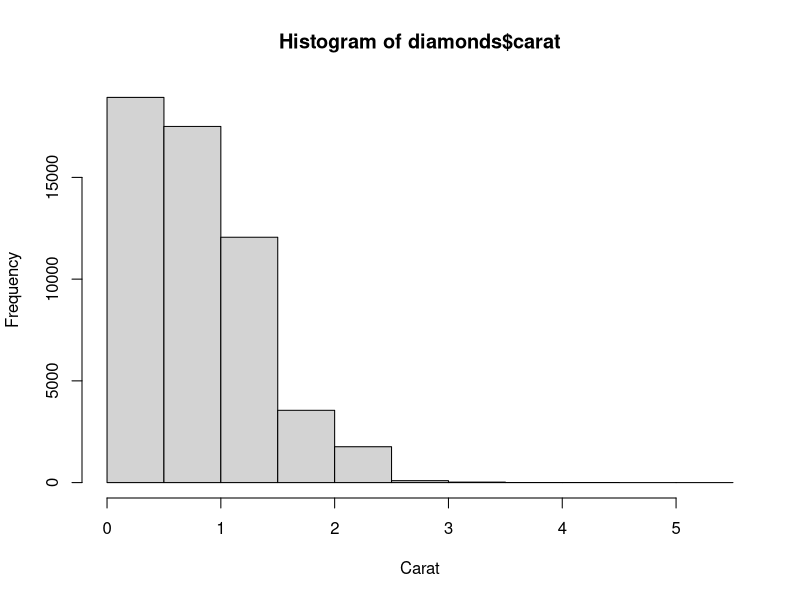
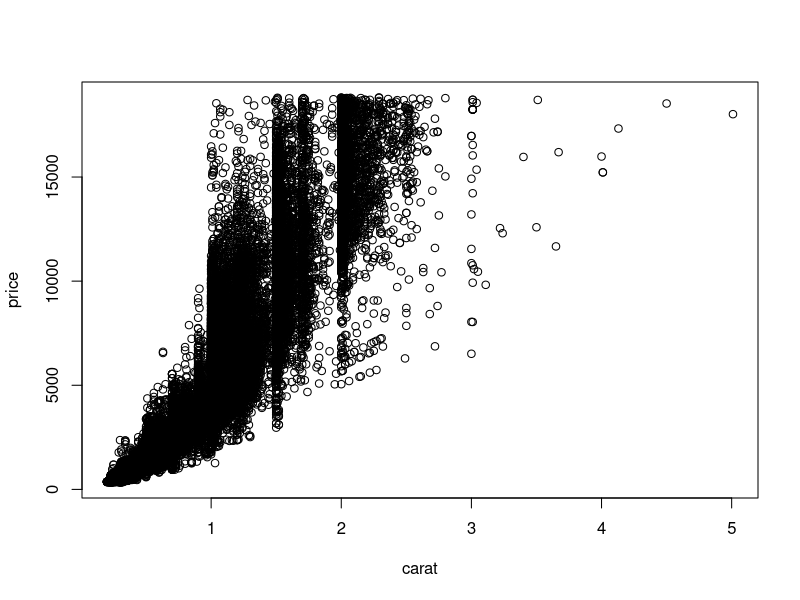
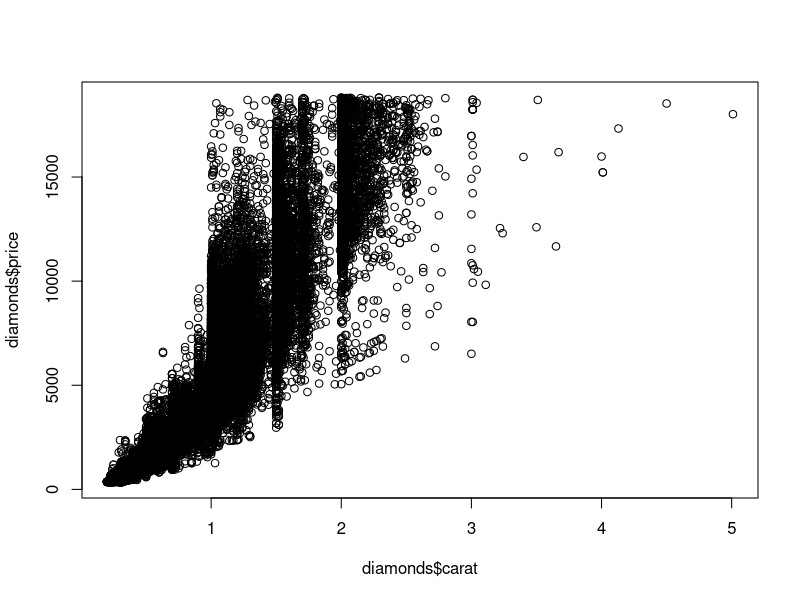
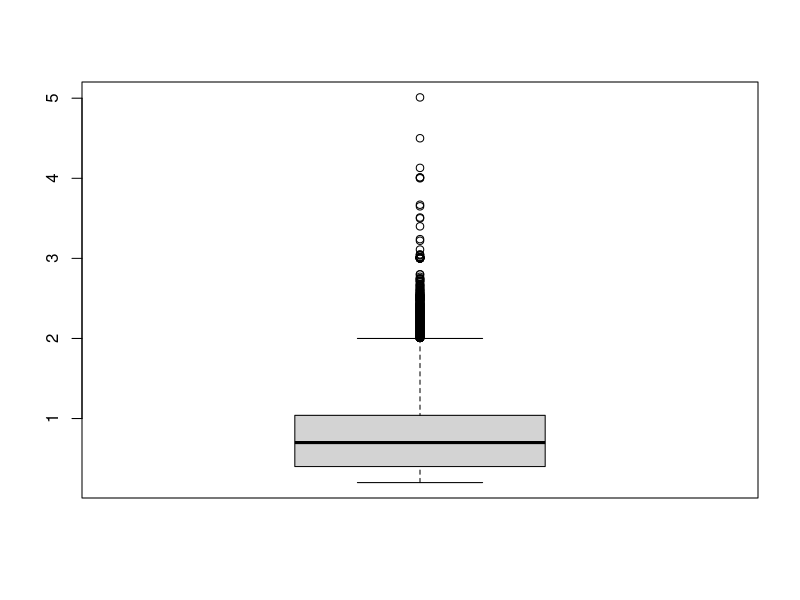
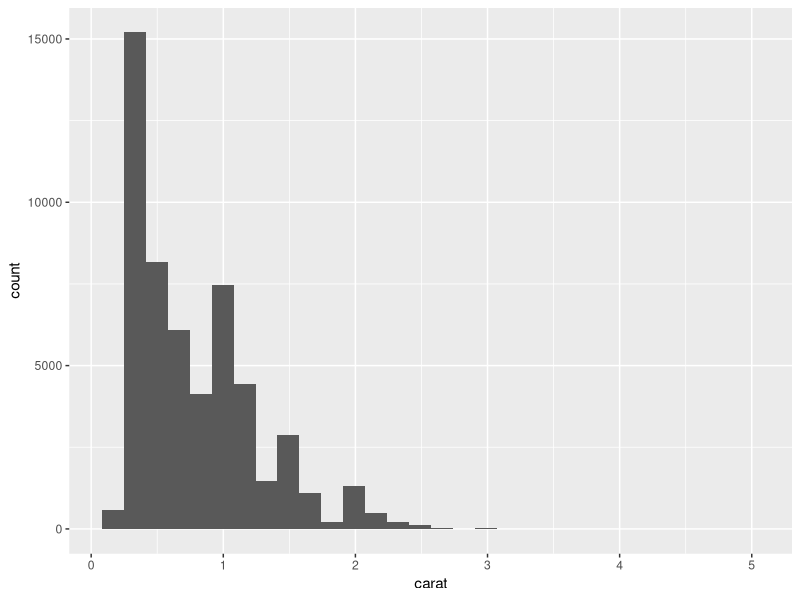
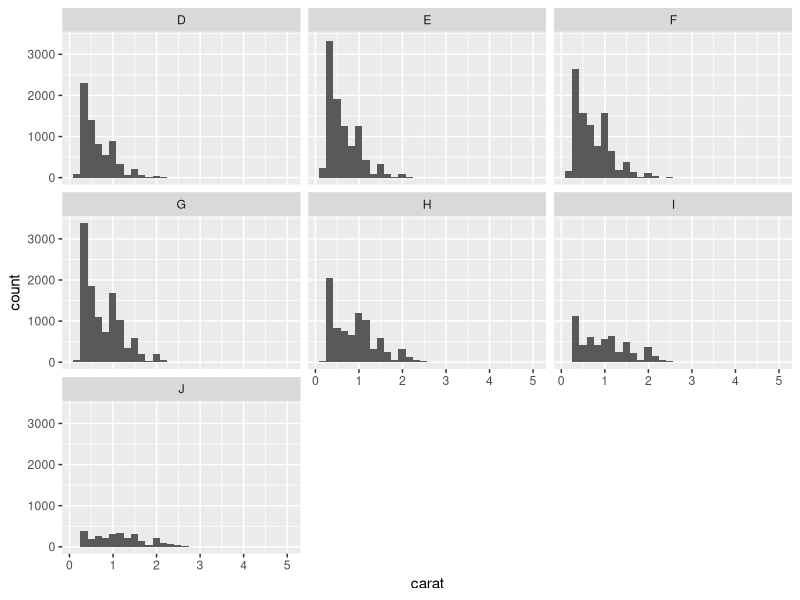
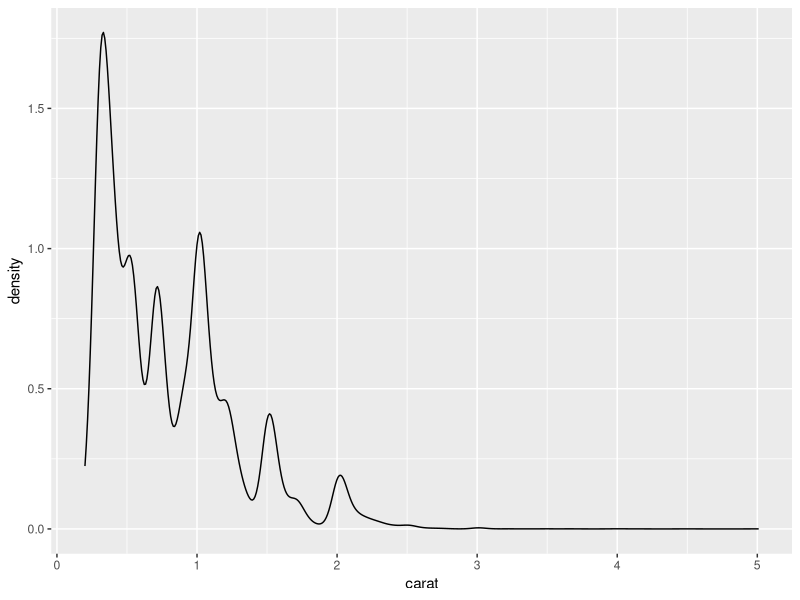
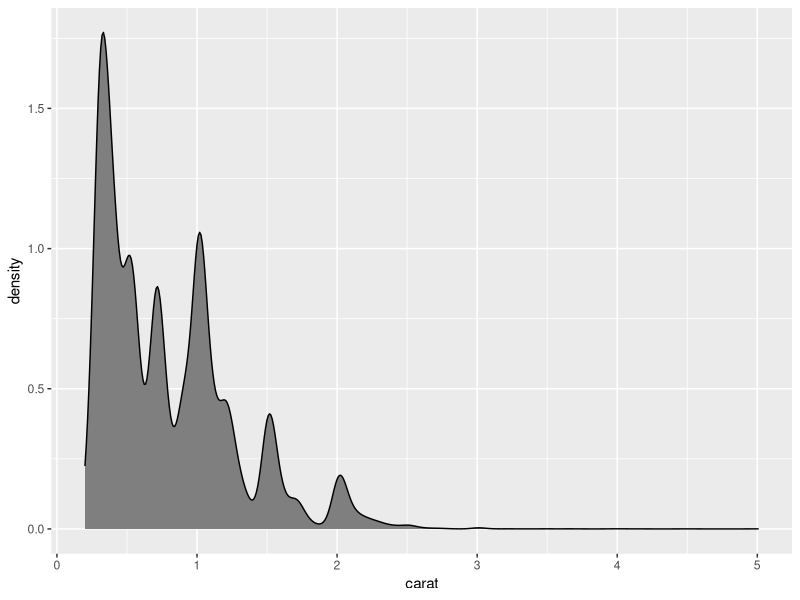

Write the R code that produced these figures, in order.
require(ggplot2)
data("diamonds")
head(diamonds)
hist(diamonds$carat, xlab = "Carat")


plot(price ~ carat, data = diamonds)
plot(diamonds$carat, diamonds$price)


boxplot(diamonds$carat)

ggplot(data = diamonds) + geom_histogram(aes(x = carat))
ggplot(data = diamonds) + geom_histogram(aes(x = carat)) + facet_wrap(~color)

ggplot(data = diamonds) + geom_density(aes(x = carat))
ggplot(data = diamonds) + geom_density(aes(x = carat),fill = "grey50")

ggplot(diamonds) + geom_histogram(aes(x = carat))
ggplot(data = diamonds) + geom_density(aes(x = carat,fill = "brey50"))

ggplot(data = diamonds) + geom_point(aes(x = carat, y = price))

g <- ggplot(diamonds, aes(x = carat, y = price))
g + geom_point()
g + geom_point(aes(color = color))

ggplot(data = diamonds) + geom_point(aes(x = carat, y = price, color = color))

ggplot(data = diamonds) + geom_point(aes(x = carat, y = price, color = "blue"))
ggplot(data = diamonds) + geom_point(aes(x = carat, y = price), color = "blue")

g + geom_point(aes(color = color)) + facet_wrap(~color)
g + geom_point(aes(color = color)) + facet_grid(cut ~ clarity)

ggplot(diamonds, aes(x = carat)) + geom_histogram() + facet_wrap(~color)

ggplot(diamonds, aes(y = carat, x =1)) + geom_boxplot()

ggplot(diamonds, aes(y = carat, x =cut)) + geom_boxplot()

ggplot(diamonds, aes(y = carat, x =cut)) + geom_violin()

ggplot(diamonds, aes(y = carat, x =cut)) + geom_point() + geom_violin()
ggplot(diamonds, aes(y = carat, x =cut)) + geom_violin() + geom_point()

head(economics)

head(economics)
ggplot(economics, aes(x = date, y = pop)) + geom_line()

install.packages("lubridate")
require(lubridate)

economics$date

economics$year <- year(economics$date)
economics$year

economics$month <- month(economics$date, label = TRUE)
economics$month

econ2000 <- economics[which(economics$year >= 2000), ]

install.packages("scales")
require(scales)
g <- ggplot(econ2000, aes(x=month, y = pop))
g

g <- g + geom_line(aes(color=factor(year), group=year))
g

g <- g + scale_color_discrete(name = "Year")
g

g <- g + scale_y_continuous(labels = comma)
g

g <- g + labs(title="Population Growth", x = "Month", y = "Population")
g


install.packages("ggthemes")
require(ggthemes)

head(diamonds)
g2 <- ggplot(diamonds, aes(x = carat, y = price)) + geom_point(aes(color = color))
g2

g2 + theme_economist_white()
g2 + theme_economist_white() + scale_colour_economist()

g2 + theme_excel()
g2 + theme_excel() + scale_colour_excel()


g2 + theme_tufte()


g2 + theme_wsj()

